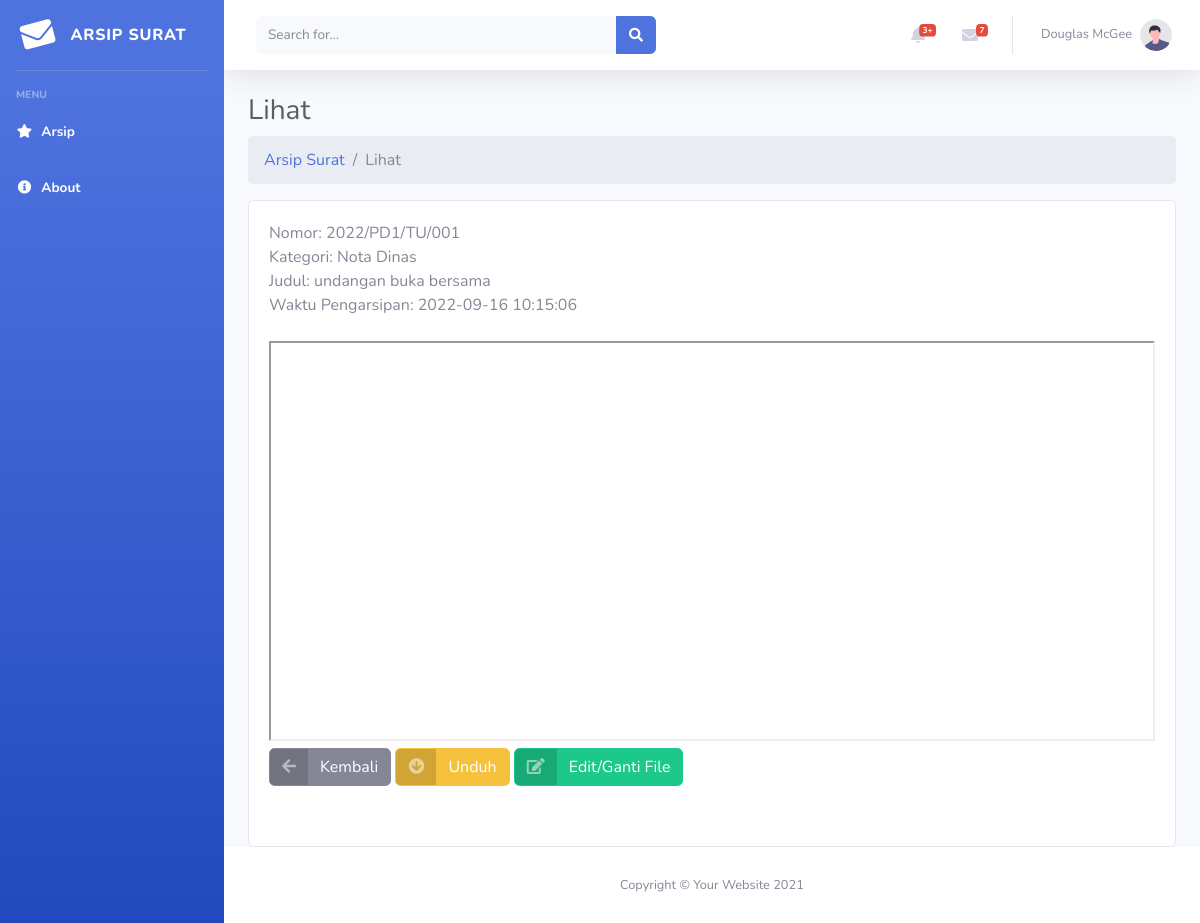
/detail-arsip.php?id=24, run on the app's committed database.
### tables this page shows
CREATE TABLE `arsip` (
  `id` int(11) NOT NULL,
  `no_surat` varchar(15) NOT NULL,
  `kategori` varchar(30) NOT NULL,
  `judul` varchar(30) NOT NULL,
  `file_surat` varchar(100) NOT NULL,
  `waktu_pengarsipan` datetime NOT NULL DEFAULT current_timestamp()
);

### detail-arsip.php (the view, shortened to what this page needs)
<!DOCTYPE html>
<html lang="en">
<head>
	<?php include("include/head.php") ?>
</head>
<body id="page-top">
	<div id="wrapper">
		<?php include("include/sidebar.php"); ?>
		<div id="content-wrapper" class="d-flex flex-column">
			<div id="content">
				<?php include("include/header.php"); ?>
				<div class="container-fluid">
					<div class="content">
						<h1 class="h3 mb-2 text-gray-800">Lihat</h1>
						<nav aria-label="breadcrumb">
							<ol class="breadcrumb">
								<li class="breadcrumb-item">
									<a href="index.php">Arsip Surat</a>
								</li>
								<li class="breadcrumb-item active" aria-current="page" href="detail-arsip.php">Lihat</li>
							</ol>
						</nav>
						<div class="row">
							<div class="col-lg-12">
								<div class="card">
									<div class="card-body">
										<?php
										if (isset($_GET['id'])) {
											$id = $_GET['id'];
										} else {
											die("Error. No ID Selected!");
										}
										include 'koneksi.php';
										$query = mysqli_query($koneksi, "SELECT * FROM arsip WHERE id='$id'");
										$result    = mysqli_fetch_array($query);
										printf("Nomor: ");
										echo $result['no_surat'];
										printf('</br>');
										printf("Kategori: ");
										echo $result['kategori'];
										printf('</br>');
										printf("Judul: ");
										echo $result['judul'];
										printf('</br>');
										printf("Waktu Pengarsipan: ");
										echo $result['waktu_pengarsipan'];
										printf('</br></br>');
										?>
										<iframe src="file/<?php echo $result['file_surat'] ?>" height="400" width="100%"></iframe>
										<br>
										<div class="text-left d-print-none">
											<ul class="list-inline">
												<li class="list-inline-item mb-0">
													<a href="index.php?arsip" class="btn btn-secondary btn-icon-split">
														<span class="icon text-white-50">
															<i class="fas fa-arrow-left"></i>
														</span>
														<span class="text">Kembali</span>
													</a>
													<a href="download-arsip-file.php?id=<?php echo ($result['id']) ?>" class="btn btn-warning btn-icon-split">
														<span class="icon text-white-50">
															<i class="fas fa-arrow-circle-down"></i>
														</span>
														<span class="text">Unduh</span>
													</a>
													<a href="edit-arsip.php?id=<?php echo ($result['id']) ?>" class="btn btn-success btn-icon-split">
														<span class="icon text-white-50">
															<i class="fas fa-edit"></i>
														</span>
														<span class="text">Edit/Ganti File</span>
													</a>
												</li>
											</ul>
										</div>
										<br>
									</div>
								</div>
							</div>
						</div>
					</div>
				</div>
			</div>
			<?php include("include/footer.php"); ?>
		</div>
	</div>
</body>
</html>

### data on the page
arsip: no_surat "2022/PD1/TU/001", kategori "Nota Dinas", judul "undangan buka bersama", waktu_pengarsipan "2022-09-16 10:15:06"
